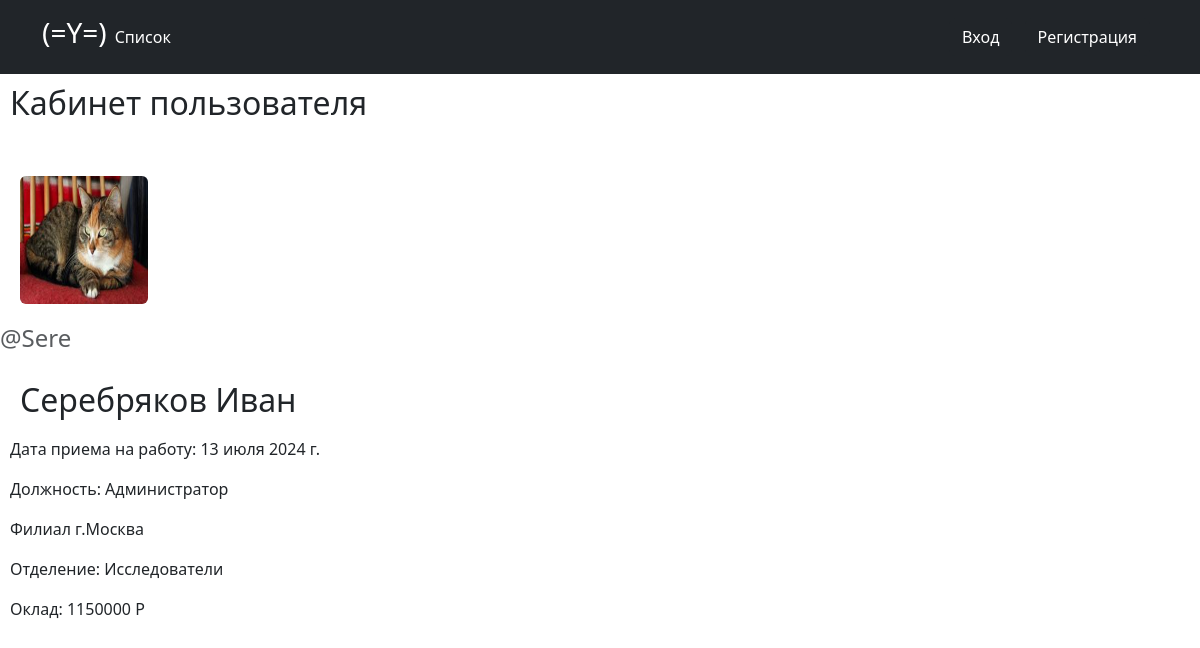
Screenshot of /user/user/sere/ with the database file from the repository.
### users/models.py (models this page shows, shortened)
class Profile(models.Model):
    user = models.OneToOneField(User, on_delete=models.CASCADE)
    name = models.CharField('ФИО', default='Иванов Иван', max_length=100)
    slug = models.SlugField(verbose_name='URL', max_length=255, blank=True, unique=True)
    images = models.ImageField('Фото профиля', default='default.jpg', upload_to='user_images')
    date = models.DateField('Дата вступление на работу', default=timezone.now)
    account_type = models.CharField('Должность', choices=WORKING_POSITION, default='Employee', max_length=20)
    filial = models.CharField('Филиал', choices=FILIAL, default='Moscow', max_length=20)
    department = models.CharField('Отделение', choices=DEPARTMENT, default='Developers', max_length=20)
    salary = models.IntegerField('Оклад', default=50000)

### users/views.py (the view)
# urls.py: path('user/<str:slug>/', ProfileDetailView.as_view(), name='profile_detail'),
class ProfileDetailView(DetailView):
    model = Profile
    context_object_name = 'profile'
    template_name = 'users/profile_detail.html'
    def get_context_data(self, **kwargs):
        context = super().get_context_data(**kwargs)
        context['title'] = f'{self.object.user.username}'
        return context

### templates/users/profile_detail.html (shortened to what this page needs)
{% extends 'base.html' %}
{% block main %}
  <div class="forms">
    <h2>Кабинет пользователя</h2>
    <div class="media text-muted pt-3">
      <img class="mr-2 rounded" style="margin: 20px; width: 128px; height: 128px;" src="{{ profile.images.url }}">
      <h4>@{{ profile.user.username }}</h4>
    </div>
    <form>
      <div>
        <h2>{{ profile.name }}</h2>
        <p>Дата приема на работу: {{ profile.date }}</p>
        <p>Должность: {{ profile.get_account_type_display }}</p>
        <p>Филиал г.{{ profile.get_filial_display }}</p>
        <p>Отделение: {{ profile.get_department_display }}</p>
        <p>Оклад: {{ profile.salary }} P</p>
      </div>
    </form>
  </div>
{% endblock %}

### templates/base.html (shortened to what this page needs)
<!DOCTYPE html>
{% load static %}
<html lang="ru">
<head>
    <link href="https://cdn.jsdelivr.net/npm/bootstrap@5.3.3/dist/css/bootstrap.min.css" rel="stylesheet">
    <link rel="stylesheet" href="{% static 'css/main.css' %}">
</head>
<body>
    <header class="p-3 text-bg-dark">
    <div class="container">
      <div class="d-flex flex-wrap align-items-center justify-content-center justify-content-lg-start">
          <div class="logo"><h3>(=Y=)</h3></div>
        <ul class="nav col-12 col-lg-auto me-lg-auto mb-2 justify-content-center mb-md-0">
          <li><a href="{% url 'home' %}" class="nav-link px-2 text-white">Список</a></li>
        </ul>
        <div class="text-end">
            {% if user.is_authenticated %}
            <button type="button" class="btn btn-dark me-2"><a href="{% url 'profile' %}" class="text-white">Профиль</a></button>
            <button type="button" class="btn btn-dark me-2"><a href="{% url 'exit' %}" class="text-white">Выйти</a></button>
            {% else %}
            <button type="button" class="btn btn-dark me-2"><a href="{% url 'user' %}" class="text-white">Вход</a></button>
            <button type="button" class="btn btn-dark me-2"><a href="{% url 'reg' %}" class="text-white">Регистрация</a></button>
            {% endif %}
        </div>
      </div>
    </div>
  </header>
  <main>
      {% block main %}
      {% endblock %}
  </main>
</body>
</html>

### static/css/main.css (style rules this page uses)
h2, h1 { padding: 10px }
a:active, a:hover, a { text-decoration: none; }

### rows the page displays
Profile: images (picture), user.username "Sere", name "Серебряков Иван", date "13 июля 2024 г.", account_type "Администратор", filial "Москва", department "Исследователи", salary "1150000"
